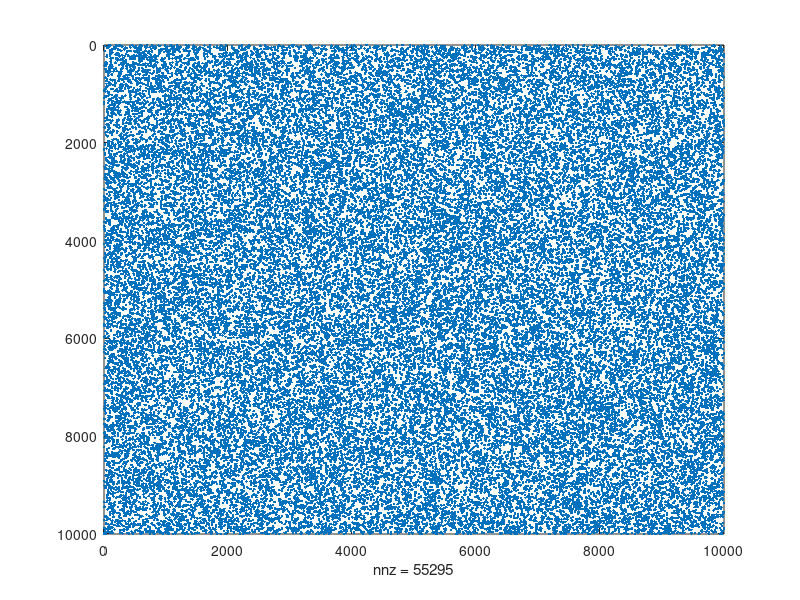

Here is the MATLAB script that generated this plot:
clear all
N=10000;
G=zeros(N,N);
j1=[];
j=[];

% for count=1:10000
%     p=randperm(10000,10);
%     j=[j, p]; 
%     a=p(end-9:end);
%       if ismember(count,a)==1
%           p(end-9:end)=[]; 
%           count=count-2;
%       end  
% end

for count=1:N
    j=randi(10,1,1);            %create random number
    j1=randperm(N,j);           %create links with the random number
     for k=1:length(j1)     
         G(count,j1(k))=1;      %append links to G matrix
     end

end
spy(G);

%to check sparcity
out=nnz(~G);    %number of nonzeros
a=N^2;          %number of elements
b=out/a         %checking for the sparsity, b>0.5 it is a sparse matrix indeed





